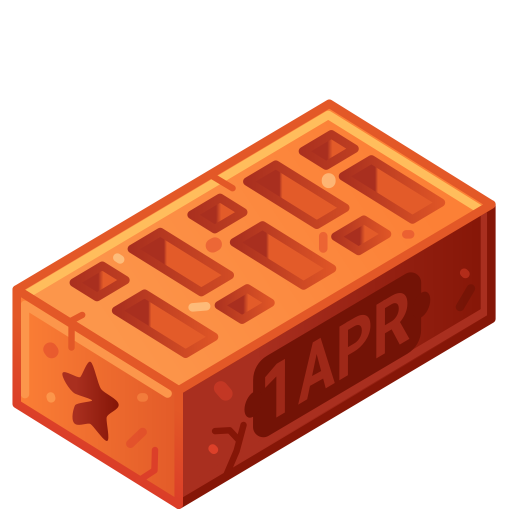
#> input picture assets/Gift Collection Images/Artisan_Brick.png, 1024 x 1024 px (shown at 1/2 size)
$ python process_image_cli.py '../../../assets/Gift Collection Images/Artisan_Brick.png' out '../../../assets/Gift Collection Images/Astral_Shard.png'   (older library calls are emulated)
#> lines starting #> are read from the running program, lines starting #| are printed output that depends on the picture
#> in main, image is the input picture: PIL image 1024x1024 RGBA; mean R, G, B, A 94.7, 39.4, 19, 118.3
### bot/processing.py
import os
from io import BytesIO
from typing import List, Optional

from PIL import Image, ImageDraw, ImageFont


STORY_WIDTH = 1080
STORY_HEIGHT = 1920
CONTENT_HEIGHT = int(STORY_HEIGHT * 0.696)  # 1336


def _resize_piece_full_width_and_target_height(piece: Image.Image) -> Image.Image:
    target_size = (STORY_WIDTH, CONTENT_HEIGHT)
    return piece.resize(target_size, Image.Resampling.LANCZOS)


def _center_on_story_canvas(scaled_piece: Image.Image) -> Image.Image:
    canvas = Image.new("RGB", (STORY_WIDTH, STORY_HEIGHT), color="black")
    x = 0
    y = (STORY_HEIGHT - CONTENT_HEIGHT) // 2
    canvas.paste(scaled_piece, (x, y))
    return canvas


def _draw_watermark(image: Image.Image, text: str) -> Image.Image:
    if not text:
        return image

    try:
        # Create a copy to avoid modifying the original
        img_copy = image.copy()

        # Try to load a decent font; fall back to default
        font = None
        font_paths = [
            os.path.join("/usr", "share", "fonts", "truetype", "dejavu", "DejaVuSans-Bold.ttf"),  # Linux
            os.path.join("/System", "Library", "Fonts", "Arial.ttf"),  # macOS
            os.path.join("C:", "Windows", "Fonts", "arial.ttf"),  # Windows
            os.path.join(os.path.dirname(__file__), "fonts", "DejaVuSans-Bold.ttf"),  # Local fonts folder
        ]

        for font_path in font_paths:
            try:
                if os.path.exists(font_path):
                    font = ImageFont.truetype(font_path, 32)  # Readable but not too big
                    break
            except Exception:
                continue

        if font is None:
            font = ImageFont.load_default()

        # Position watermark in the middle-left area like in the purple highlighted area
        content_center_y = (STORY_HEIGHT - CONTENT_HEIGHT) // 2 + CONTENT_HEIGHT // 2  # Middle of content area
        margin_x = 50  # Distance from left edge

        # Use textbbox instead of deprecated textsize
        draw = ImageDraw.Draw(img_copy)
        bbox = draw.textbbox((0, 0), text, font=font)
        tw = bbox[2] - bbox[0]
        th = bbox[3] - bbox[1]
        x = margin_x  # Left-aligned
        y = content_center_y - th // 2  # Vertically centered in content

        # Create a very subtle overlay for barely visible watermark
        overlay = Image.new('RGBA', img_copy.size, (0, 0, 0, 0))
        overlay_draw = ImageDraw.Draw(overlay)

        # Draw text with subtle shadow first, then the main text
        # Shadow for better visibility against any background
        overlay_draw.text((x+1, y+1), text, fill=(0, 0, 0, 60), font=font)  # Darker shadow for better contrast
        # Main watermark text - make it more visible
        overlay_draw.text((x, y), text, fill=(255, 255, 255, 120), font=font)  # More visible white text

        # Convert main image to RGBA if it isn't already
        if img_copy.mode != 'RGBA':
            img_copy = img_copy.convert('RGBA')

        # Blend the overlay with the main image
        result = Image.alpha_composite(img_copy, overlay)
        # Convert back to RGB for saving
        return result.convert('RGB')

    except Exception as e:
        print(f"Error applying watermark: {e}")
        return image  # Return original image if watermarking fails


def _cut_into_grid(img: Image.Image, rows: int, cols: int) -> List[Image.Image]:
#> called with rows = 4, cols = 3
    w, h = img.size
#> w = 1024; h = 1024
    piece_w = w // cols
#> piece_w = 341
    piece_h = h // rows
#> piece_h = 256
    pieces: List[Image.Image] = []
    for r in range(rows):
        for c in range(cols):
            left = c * piece_w
            top = r * piece_h
            right = w if c == cols - 1 else left + piece_w
            bottom = h if r == rows - 1 else top + piece_h
            pieces.append(img.crop((left, top, right, bottom)))
#> after the loop, pieces = 12 items
    return pieces


def cut_into_4x3_and_prepare_story_pieces(image: Image.Image, watermark_text: Optional[str] = None) -> List[BytesIO]:
    """Cut an image into 4x3 grid then scale each to 1080x1336 and center
    on 1080x1920 canvas. Returns in-memory PNGs ready to send to Telegram.
    If watermark_text is provided, draw it on each story image.
    """

    rows, cols = 4, 3
    pieces = _cut_into_grid(image, rows, cols)
#> pieces = 12 items

    outputs: List[BytesIO] = []
    for idx, piece in enumerate(pieces, start=1):
        scaled = _resize_piece_full_width_and_target_height(piece)
        story_img = _center_on_story_canvas(scaled)
        if watermark_text:
            story_img = _draw_watermark(story_img, watermark_text)
        bio = BytesIO()
        story_img.save(bio, format="PNG")
        bio.seek(0)
        outputs.append(bio)
#> this loop made 12 passes
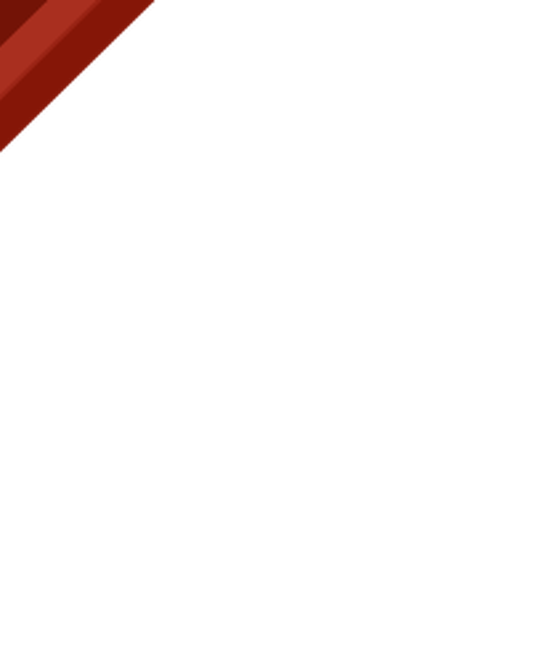
#> scaled: PIL image 1080x1336 RGBA (shown at 1/2 size); mean R, G, B, A 4.9, 1, 0.5, 8.4; transparent parts drawn white
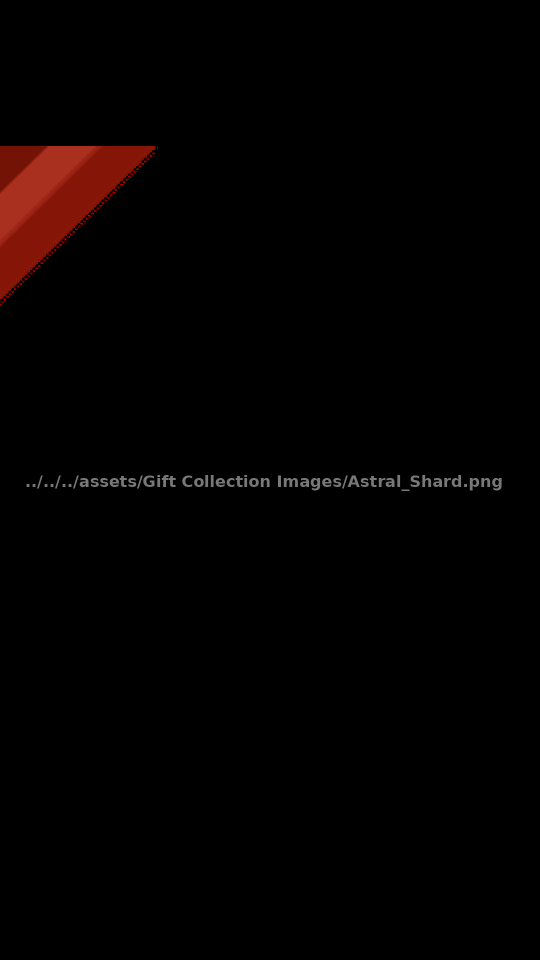
#> story_img: PIL image 1080x1920 RGB (shown at 1/2 size); mean R, G, B 3.9, 1.2, 0.8
#> after the loop, outputs = 12 items

    # Don't reverse - keep natural top-to-bottom order
    # The numbering will be handled in telegram_bot.py to show decreasing numbers
    return outputs


# [23 lines left out: function cut_into_3x4_and_prepare_story_pieces, not called in this run]

### webapp-nextjs/src/lib/process_image_cli.py
#!/usr/bin/env python3
"""
CLI wrapper for processing.py to handle image processing from Next.js API
"""
import sys
import os

# Get the absolute path to the bot directory
current_dir = os.path.dirname(os.path.abspath(__file__))
# Go up from webapp-nextjs/src/lib -> webapp-nextjs/src -> webapp-nextjs -> project root (CollectableKIT)
project_root = os.path.dirname(os.path.dirname(os.path.dirname(current_dir)))
bot_dir = os.path.join(project_root, 'bot')

# Debug: print paths
print(f"Current dir: {current_dir}", file=sys.stderr)
print(f"Project root: {project_root}", file=sys.stderr)
print(f"Bot dir: {bot_dir}", file=sys.stderr)
print(f"Bot dir exists: {os.path.exists(bot_dir)}", file=sys.stderr)

# Add bot directory to path
sys.path.insert(0, bot_dir)

from processing import cut_into_4x3_and_prepare_story_pieces
from PIL import Image

def main():
    if len(sys.argv) < 3:
        print("Usage: python process_image_cli.py <input_file> <output_dir> [watermark]")
        sys.exit(1)

    input_file = sys.argv[1]
    output_dir = sys.argv[2]
    watermark = sys.argv[3] if len(sys.argv) > 3 else None

    try:
        # Open the image
        image = Image.open(input_file)

        # Process image into story pieces
        story_pieces = cut_into_4x3_and_prepare_story_pieces(image, watermark)
#> story_pieces = 12 items

        # Create output directory if it doesn't exist
        if not os.path.exists(output_dir):
            os.makedirs(output_dir)

        # Save each story piece to file
        # Note: The ZIP will download these numbered files, so we need to save them properly
        # The bot sends them in reverse order (12, 11, ..., 1), but we save in forward order
        for idx, piece_bytes in enumerate(story_pieces, start=1):
            # Create filename matching the pattern expected by imageProcessing.ts
            output_path = os.path.join(output_dir, f"{idx}cut.png")
            with open(output_path, 'wb') as f:
                # piece_bytes is a BytesIO object
                piece_bytes.seek(0)  # Reset to beginning
                f.write(piece_bytes.getvalue())
            piece_bytes.close()  # Close the BytesIO

        print(f"✅ Successfully created {len(story_pieces)} story pieces in {output_dir}")
#| ✅ Successfully created 12 story pieces in out

    except Exception as e:
        print(f"❌ Error: {e}")
        import traceback
        traceback.print_exc()
        sys.exit(1)

if __name__ == "__main__":
    main()
